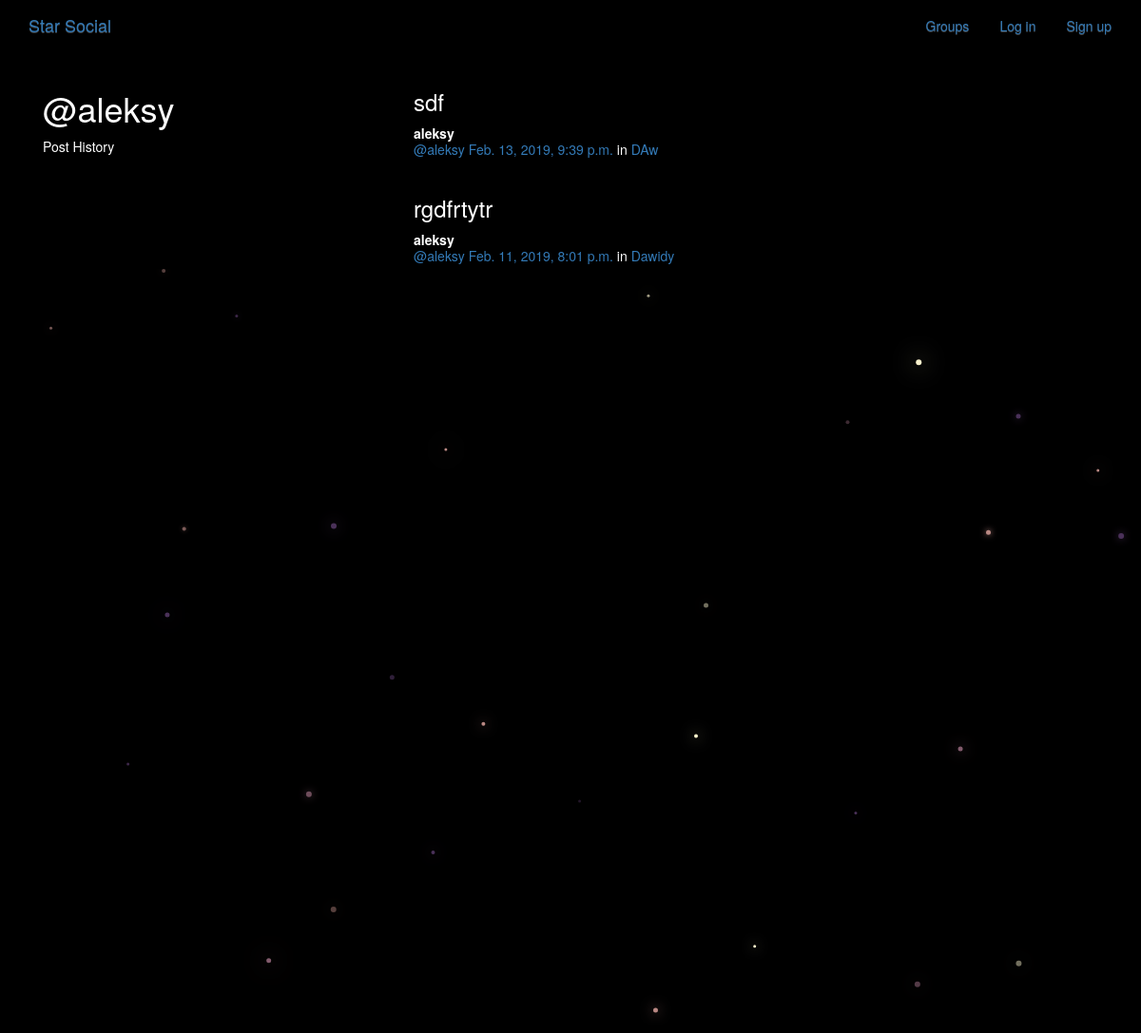
The app's page /posts/by/aleksy/ with its own data.
### posts/models.py (models this page shows, shortened)
class Post(models.Model):
    user = models.ForeignKey(User,related_name="posts")
    created_at = models.DateTimeField(auto_now=True)
    message = models.TextField()
    message_html = models.TextField(editable=False)
    group = models.ForeignKey(Group, related_name="posts",null=True,blank=True)
    class Meta():
        ordering = ["-created_at"]
        unique_together = ["user","message"]

### groups/models.py (models this page shows, shortened)
class Group(models.Model):
    name = models.CharField(max_length=32,unique=True)
    slug = models.SlugField(allow_unicode=True, unique=True)
    description = models.TextField(blank=True, default='')
    desription_html=models.TextField(editable=False,blank=True, default='')
    members =models.ManyToManyField(User,through="Membership")
    class Meta():
        ordering = ["name"]

### posts/views.py (the view)
# urls.py: url(r"by/(?P<username>[-\w]+)/$",views.UserPosts.as_view(),name="for_user"),
class UserPosts(generic.ListView):
    model = models.Post
    template_name = "posts/user_post_list.html"
    def get_queryset(self):
        try:
            self.posts_user = User.objects.prefetch_related("posts").get(username__iexact=self.kwargs.get("username"))
        except User.DoesNotExist:
            raise Http404
        else:
            return self.posts_user.posts.all()
    def get_context_data(self, **kwargs):
        context = super().get_context_data(**kwargs)
        context["posts_user"] = self.posts_user
        return context

### posts/templates/posts/user_post_list.html
{% extends "posts/post_base.html" %}
{% block prepost %}
<div class="col-md-4">
	<h1>@{{ posts_user.username }}</h1>
	<p>Post History</p>
</div>
{% endblock %}
{% block post_content %}
<div class="col-md-8">
	{% for post in post_list %}
		{% include "posts/_post.html" %}
	{% endfor %}
</div>
{% endblock %}

### posts/templates/posts/_post.html (shortened to what this page needs)
<div class="post media">
	<h3>{{ post.message_html|safe }}</h3>
	<div class="media-body">
		<strong>{{ post.user.username }}</strong>
		<h5 class="media-heading">
			<span class="username"><a href="{% url 'posts:for_user' username=post.user.username %}">@{{ post.user.username }}</a></span>
			<time class="time"><a href="{% url 'posts:single' username=post.user.username pk=post.pk %}">{{ post.created_at }}</a></time>
			{% if post.group %}
			<span class="group-name">in <a href="#">{{ post.group.name }}</a></span>
			{% endif %}
		</h5>
	</div>
</div>

### static/master.css (style rules this page uses)
body { margin: 0; overflow: hidden; background-color: black; color:white; }

### records on screen
Post: message_html "sdf", user.username "aleksy", created_at "Feb. 13, 2019, 9:39 p.m.", group.name "DAw"
Post: message_html "rgdfrtytr", user.username "aleksy", created_at "Feb. 11, 2019, 8:01 p.m.", group.name "Dawidy"

### other values on screen
{{ posts_user.username }} "aleksy"
